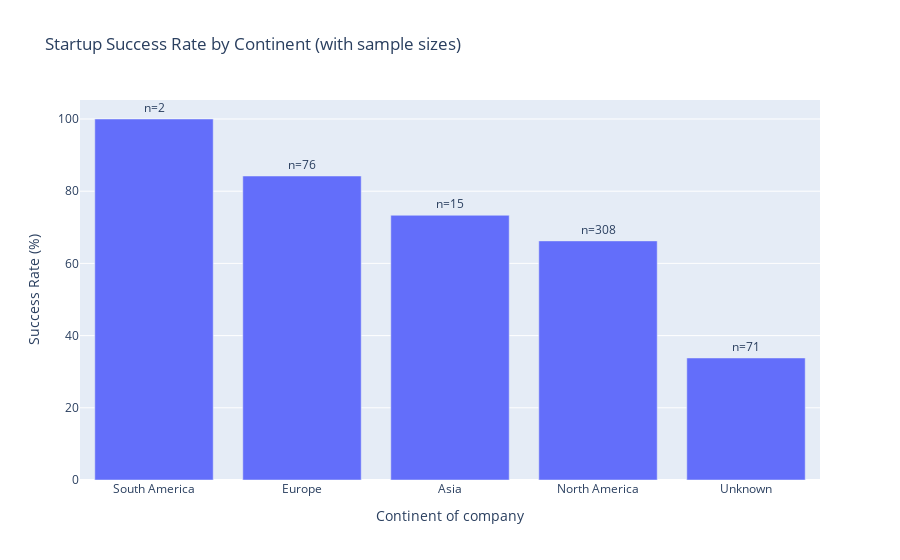

The cell this chart's notebook holds for it:
### Markdown cell above
# Most Successful Continent Analysis

### Code cell
# Calculate success rate and sample size by continent
continent_stats = df_wip.groupby("Continent of company")[target].agg([
    ('Success Rate (%)', lambda x: (x == "Success").sum() / len(x) * 100),
    ('Sample Size', 'count'),
    ('Successes', lambda x: (x == "Success").sum())
]).sort_values('Success Rate (%)', ascending=False)

print("Success rate by continent with sample sizes:")
print(continent_stats)

# Visualize the results with sample size information
fig = px.bar(
    continent_stats,
    x=continent_stats.index,
    y='Success Rate (%)',
    text=continent_stats['Sample Size'].apply(lambda x: f'n={x}'),
    labels={"x": "Continent", "Success Rate (%)": "Success Rate (%)"},
    title="Startup Success Rate by Continent (with sample sizes)"
)
fig.update_traces(textposition='outside')
fig.show()

### Figure 1 — Plotly figure (JSON) as saved in the notebook; plotly's stock layout.template omitted (floating-point values rounded to 4 significant figures)
{"data": [{"hovertemplate": "Continent of company=%{x}<br>Success Rate (%)=%{y}<br>text=%{text}<extra></extra>", "legendgroup": "", "marker": {"color": "#636efa", "pattern": {"shape": ""}}, "name": "", "orientation": "v", "showlegend": false, "text": ["n=2", "n=76", "n=15", "n=308", "n=71"], "textposition": "outside", "type": "bar", "x": ["South America", "Europe", "Asia", "North America", "Unknown"], "xaxis": "x", "y": [100.0, 84.21, 73.33, 66.23, 33.8], "yaxis": "y"}], "layout": {"barmode": "relative", "legend": {"tracegroupgap": 0}, "title": {"text": "Startup Success Rate by Continent (with sample sizes)"}, "xaxis": {"anchor": "y", "domain": [0, 1], "title": {"text": "Continent of company"}}, "yaxis": {"anchor": "x", "domain": [0, 1], "title": {"text": "Success Rate (%)"}}}}
